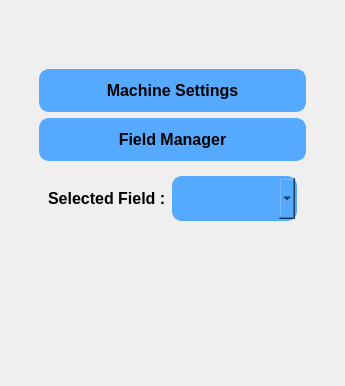
     <widget class="QWidget" name="startPage" native="true">
      <layout class="QVBoxLayout" name="verticalLayout_11">
       <item>
        <spacer name="verticalSpacer">
         <property name="orientation">
          <enum>Qt::Vertical</enum>
         </property>
         <property name="sizeHint" stdset="0">
          <size>
           <width>20</width>
           <height>40</height>
          </size>
         </property>
        </spacer>
       </item>
       <item>
        <widget class="QWidget" name="startButtons" native="true">
         <layout class="QHBoxLayout" name="horizontalLayout_9">
          <item>
           <spacer name="horizontalSpacer_3">
            <property name="orientation">
             <enum>Qt::Horizontal</enum>
            </property>
            <property name="sizeHint" stdset="0">
             <size>
              <width>10</width>
              <height>20</height>
             </size>
            </property>
           </spacer>
          </item>
          <item>
           <widget class="QWidget" name="widget_14" native="true">
            <property name="sizePolicy">
             <sizepolicy hsizetype="Minimum" vsizetype="Preferred">
              <horstretch>0</horstretch>
              <verstretch>0</verstretch>
             </sizepolicy>
            </property>
            <property name="styleSheet">
             <string notr="true">QPushButton {  
    background-color: #4CAF50; /* Green background */  
    color: white; /* Text color */  
    border: 2px solid #4CAF50; /* Border */  
    border-radius: 10px; /* Optional: rounded corners */  
    padding: 5px; /* Optional: padding for text */  
    /* Ensure the button responds to mouse events */  
    pointer-events: auto;   
}  </string>
            </property>
            <layout class="QVBoxLayout" name="verticalLayout_12">
             <item>
              <widget class="QPushButton" name="m_settingBtn">
               <property name="sizePolicy">
                <sizepolicy hsizetype="Minimum" vsizetype="Fixed">
                 <horstretch>0</horstretch>
                 <verstretch>0</verstretch>
                </sizepolicy>
               </property>
               <property name="palette">
                <palette>
                 <active>
                  <colorrole role="WindowText">
                   <brush brushstyle="SolidPattern">
                    <color alpha="255">
                     <red>0</red>
                     <green>0</green>
                     <blue>0</blue>
                    </color>
                   </brush>
                  </colorrole>
                  <colorrole role="Button">
                   <brush brushstyle="SolidPattern">
                    <color alpha="255">
                     <red>85</red>
                     <green>170</green>
                     <blue>255</blue>
                    </color>
                   </brush>
                  </colorrole>
                  <colorrole role="Text">
                   <brush brushstyle="SolidPattern">
                    <color alpha="255">
                     <red>0</red>
                     <green>0</green>
                     <blue>0</blue>
                    </color>
                   </brush>
                  </colorrole>
                  <colorrole role="ButtonText">
                   <brush brushstyle="SolidPattern">
                    <color alpha="255">
                     <red>0</red>
                     <green>0</green>
                     <blue>0</blue>
                    </color>
                   </brush>
                  </colorrole>
                  <colorrole role="Base">
                   <brush brushstyle="SolidPattern">
                    <color alpha="255">
                     <red>85</red>
                     <green>170</green>
                     <blue>255</blue>
                    </color>
                   </brush>
                  </colorrole>
                  <colorrole role="Window">
                   <brush brushstyle="SolidPattern">
                    <color alpha="255">
                     <red>85</red>
                     <green>170</green>
                     <blue>255</blue>
                    </color>
                   </brush>
                  </colorrole>
                 </active>
                 <inactive>
                  <colorrole role="WindowText">
                   <brush brushstyle="SolidPattern">
                    <color alpha="255">
                     <red>0</red>
                     <green>0</green>
                     <blue>0</blue>
                    </color>
                   </brush>
                  </colorrole>
                  <colorrole role="Button">
                   <brush brushstyle="SolidPattern">
                    <color alpha="255">
                     <red>85</red>
                     <green>170</green>
                     <blue>255</blue>
                    </color>
                   </brush>
                  </colorrole>
                  <colorrole role="Text">
                   <brush brushstyle="SolidPattern">
                    <color alpha="255">
                     <red>0</red>
                     <green>0</green>
                     <blue>0</blue>
                    </color>
                   </brush>
                  </colorrole>
                  <colorrole role="ButtonText">
                   <brush brushstyle="SolidPattern">
                    <color alpha="255">
                     <red>0</red>
                     <green>0</green>
                     <blue>0</blue>
                    </color>
                   </brush>
                  </colorrole>
                  <colorrole role="Base">
                   <brush brushstyle="SolidPattern">
                    <color alpha="255">
                     <red>85</red>
                     <green>170</green>
                     <blue>255</blue>
                    </color>
                   </brush>
                  </colorrole>
                  <colorrole role="Window">
                   <brush brushstyle="SolidPattern">
                    <color alpha="255">
                     <red>85</red>
                     <green>170</green>
                     <blue>255</blue>
                    </color>
                   </brush>
                  </colorrole>
                 </inactive>
                 <disabled>
                  <colorrole role="WindowText">
                   <brush brushstyle="SolidPattern">
                    <color alpha="255">
                     <red>0</red>
                     <green>0</green>
                     <blue>0</blue>
                    </color>
                   </brush>
                  </colorrole>
                  <colorrole role="Button">
                   <brush brushstyle="SolidPattern">
                    <color alpha="255">
                     <red>85</red>
                     <green>170</green>
                     <blue>255</blue>
                    </color>
                   </brush>
                  </colorrole>
                  <colorrole role="Text">
                   <brush brushstyle="SolidPattern">
                    <color alpha="255">
                     <red>0</red>
                     <green>0</green>
                     <blue>0</blue>
                    </color>
                   </brush>
                  </colorrole>
                  <colorrole role="ButtonText">
                   <brush brushstyle="SolidPattern">
                    <color alpha="255">
                     <red>0</red>
                     <green>0</green>
                     <blue>0</blue>
                    </color>
                   </brush>
                  </colorrole>
                  <colorrole role="Base">
                   <brush brushstyle="SolidPattern">
                    <color alpha="255">
                     <red>85</red>
                     <green>170</green>
                     <blue>255</blue>
                    </color>
                   </brush>
                  </colorrole>
                  <colorrole role="Window">
                   <brush brushstyle="SolidPattern">
                    <color alpha="255">
                     <red>85</red>
                     <green>170</green>
                     <blue>255</blue>
                    </color>
                   </brush>
                  </colorrole>
                 </disabled>
                </palette>
               </property>
               <property name="font">
                <font>
                 <pointsize>12</pointsize>
                 <weight>75</weight>
                 <bold>true</bold>
                </font>
               </property>
               <property name="cursor">
                <cursorShape>PointingHandCursor</cursorShape>
               </property>
               <property name="styleSheet">
                <string notr="true">QPushButton {  
	color: rgb(85, 170, 255);
	color: rgb(50, 224, 227);
    background-color: #55aaff; /* Green background */  
	color: rgb(78, 202, 255);
    color: black; /* White text */  
    border: 2px solid #55aaff; /* Border */  
    border-radius: 10px; /* Rounded corners */  
    padding: 10px 20px; /* Padding for content */  
}  

QPushButton:hover {  
    background-color: #50a0f0; /* Slightly different green on hover */  
}  

QPushButton:pressed {  
    background-color: #4090e0; /* Darker green when pressed */  
}  </string>
               </property>
               <property name="text">
                <string>Machine Settings</string>
               </property>
              </widget>
             </item>
             <item>
              <widget class="QPushButton" name="f_manaBtn">
               <property name="sizePolicy">
                <sizepolicy hsizetype="Minimum" vsizetype="Fixed">
                 <horstretch>0</horstretch>
                 <verstretch>0</verstretch>
                </sizepolicy>
               </property>
               <property name="maximumSize">
                <size>
                 <width>16777215</width>
                 <height>16777215</height>
                </size>
               </property>
               <property name="palette">
                <palette>
                 <active>
                  <colorrole role="WindowText">
                   <brush brushstyle="SolidPattern">
                    <color alpha="255">
                     <red>0</red>
                     <green>0</green>
                     <blue>0</blue>
                    </color>
                   </brush>
                  </colorrole>
                  <colorrole role="Button">
                   <brush brushstyle="SolidPattern">
                    <color alpha="255">
                     <red>85</red>
                     <green>170</green>
                     <blue>255</blue>
                    </color>
                   </brush>
                  </colorrole>
                  <colorrole role="Text">
                   <brush brushstyle="SolidPattern">
                    <color alpha="255">
                     <red>0</red>
                     <green>0</green>
                     <blue>0</blue>
                    </color>
                   </brush>
                  </colorrole>
                  <colorrole role="ButtonText">
                   <brush brushstyle="SolidPattern">
                    <color alpha="255">
                     <red>0</red>
                     <green>0</green>
                     <blue>0</blue>
                    </color>
                   </brush>
                  </colorrole>
                  <colorrole role="Base">
                   <brush brushstyle="SolidPattern">
                    <color alpha="255">
                     <red>85</red>
                     <green>170</green>
                     <blue>255</blue>
                    </color>
                   </brush>
                  </colorrole>
                  <colorrole role="Window">
                   <brush brushstyle="SolidPattern">
                    <color alpha="255">
                     <red>85</red>
                     <green>170</green>
                     <blue>255</blue>
                    </color>
                   </brush>
                  </colorrole>
                 </active>
                 <inactive>
                  <colorrole role="WindowText">
                   <brush brushstyle="SolidPattern">
                    <color alpha="255">
                     <red>0</red>
                     <green>0</green>
                     <blue>0</blue>
                    </color>
                   </brush>
                  </colorrole>
                  <colorrole role="Button">
                   <brush brushstyle="SolidPattern">
                    <color alpha="255">
                     <red>85</red>
                     <green>170</green>
                     <blue>255</blue>
                    </color>
                   </brush>
                  </colorrole>
                  <colorrole role="Text">
                   <brush brushstyle="SolidPattern">
                    <color alpha="255">
                     <red>0</red>
                     <green>0</green>
                     <blue>0</blue>
                    </color>
                   </brush>
                  </colorrole>
                  <colorrole role="ButtonText">
                   <brush brushstyle="SolidPattern">
                    <color alpha="255">
                     <red>0</red>
                     <green>0</green>
                     <blue>0</blue>
                    </color>
                   </brush>
                  </colorrole>
                  <colorrole role="Base">
                   <brush brushstyle="SolidPattern">
                    <color alpha="255">
                     <red>85</red>
                     <green>170</green>
                     <blue>255</blue>
                    </color>
                   </brush>
                  </colorrole>
                  <colorrole role="Window">
                   <brush brushstyle="SolidPattern">
                    <color alpha="255">
                     <red>85</red>
                     <green>170</green>
                     <blue>255</blue>
                    </color>
                   </brush>
                  </colorrole>
                 </inactive>
                 <disabled>
                  <colorrole role="WindowText">
                   <brush brushstyle="SolidPattern">
                    <color alpha="255">
                     <red>0</red>
                     <green>0</green>
                     <blue>0</blue>
                    </color>
                   </brush>
                  </colorrole>
                  <colorrole role="Button">
                   <brush brushstyle="SolidPattern">
                    <color alpha="255">
                     <red>85</red>
                     <green>170</green>
                     <blue>255</blue>
                    </color>
                   </brush>
                  </colorrole>
                  <colorrole role="Text">
                   <brush brushstyle="SolidPattern">
                    <color alpha="255">
                     <red>0</red>
                     <green>0</green>
                     <blue>0</blue>
                    </color>
                   </brush>
                  </colorrole>
                  <colorrole role="ButtonText">
                   <brush brushstyle="SolidPattern">
                    <color alpha="255">
                     <red>0</red>
                     <green>0</green>
                     <blue>0</blue>
                    </color>
                   </brush>
                  </colorrole>
                  <colorrole role="Base">
                   <brush brushstyle="SolidPattern">
                    <color alpha="255">
                     <red>85</red>
                     <green>170</green>
                     <blue>255</blue>
                    </color>
                   </brush>
                  </colorrole>
                  <colorrole role="Window">
                   <brush brushstyle="SolidPattern">
                    <color alpha="255">
                     <red>85</red>
                     <green>170</green>
                     <blue>255</blue>
                    </color>
                   </brush>
                  </colorrole>
                 </disabled>
                </palette>
               </property>
               <property name="font">
                <font>
                 <pointsize>12</pointsize>
                 <weight>75</weight>
                 <bold>true</bold>
                </font>
               </property>
               <property name="cursor">
                <cursorShape>PointingHandCursor</cursorShape>
               </property>
               <property name="styleSheet">
                <string notr="true">QPushButton {  
	color: rgb(85, 170, 255);
	color: rgb(50, 224, 227);
    background-color: #55aaff; /* Green background */  
	color: rgb(78, 202, 255);
    color: black; /* White text */  
    border: 2px solid #55aaff; /* Border */  
    border-radius: 10px; /* Rounded corners */  
    padding: 10px 20px; /* Padding for content */  
}  

QPushButton:hover {  
    background-color: #50a0f0; /* Slightly different green on hover */  
}  

QPushButton:pressed {  
    background-color: #4090e0; /* Darker green when pressed */  
}  </string>
               </property>
               <property name="text">
                <string>Field Manager</string>
               </property>
              </widget>
             </item>
             <item>
              <widget class="QWidget" name="widget" native="true">
               <property name="sizePolicy">
                <sizepolicy hsizetype="Minimum" vsizetype="Fixed">
                 <horstretch>0</horstretch>
                 <verstretch>0</verstretch>
                </sizepolicy>
               </property>
               <layout class="QHBoxLayout" name="horizontalLayout_19">
                <item>
                 <widget class="QLabel" name="label_10">
                  <property name="font">
                   <font>
                    <pointsize>12</pointsize>
                    <weight>75</weight>
                    <bold>true</bold>
                   </font>
                  </property>
                  <property name="text">
                   <string>Selected Field :</string>
                  </property>
                 </widget>
                </item>
                <item>
                 <widget class="QComboBox" name="combo_field">
                  <property name="font">
                   <font>
                    <pointsize>12</pointsize>
                    <weight>75</weight>
                    <bold>true</bold>
                   </font>
                  </property>
                  <property name="styleSheet">
                   <string notr="true">QComboBox {  
	color: rgb(85, 170, 255);
	color: rgb(50, 224, 227);
    background-color: #55aaff; /* Green background */  
	color: rgb(78, 202, 255);
    color: black; /* White text */  
    border: 2px solid #55aaff; /* Border */  
    border-radius: 10px; /* Rounded corners */  
    padding: 10px 20px; /* Padding for content */  
}  

QComboBox:hover {  
    background-color: #50a0f0; /* Slightly different green on hover */  
}  

QComboBox:pressed {  
    background-color: #4090e0; /* Darker green when pressed */  
}  </string>
                  </property>
                  <property name="currentText">
                   <string/>
                  </property>
                 </widget>
                </item>
               </layout>
              </widget>
             </item>
            </layout>
           </widget>
          </item>
          <item>
           <spacer name="horizontalSpacer_4">
            <property name="orientation">
             <enum>Qt::Horizontal</enum>
            </property>
            <property name="sizeHint" stdset="0">
             <size>
              <width>10</width>
              <height>20</height>
             </size>
            </property>
           </spacer>
          </item>
         </layout>
        </widget>
       </item>
       <item>
        <widget class="QWidget" name="widget_15" native="true">
         <property name="sizePolicy">
          <sizepolicy hsizetype="Minimum" vsizetype="Maximum">
           <horstretch>0</horstretch>
           <verstretch>0</verstretch>
          </sizepolicy>
         </property>
         <layout class="QHBoxLayout" name="horizontalLayout_10">
          <item>
           <widget class="QToolButton" name="startBtn">
            <property name="sizePolicy">
             <sizepolicy hsizetype="Maximum" vsizetype="Maximum">
              <horstretch>0</horstretch>
              <verstretch>0</verstretch>
             </sizepolicy>
            </property>
            <property name="cursor">
             <cursorShape>PointingHandCursor</cursorShape>
            </property>
            <property name="styleSheet">
             <string notr="true">QToolButton {

    border: none; /* Remove the border */  
}</string>
            </property>
            <property name="text">
             <string/>
            </property>
            <property name="icon">
             <iconset resource="res.qrc">
              <normaloff>:/img/start.png</normaloff>:/img/start.png</iconset>
            </property>
            <property name="iconSize">
             <size>
              <width>150</width>
              <height>60</height>
             </size>
            </property>
           </widget>
          </item>
         </layout>
        </widget>
       </item>
       <item>
        <spacer name="verticalSpacer_2">
         <property name="orientation">
          <enum>Qt::Vertical</enum>
         </property>
         <property name="sizeHint" stdset="0">
          <size>
           <width>20</width>
           <height>40</height>
          </size>
         </property>
        </spacer>
       </item>
      </layout>
     </widget>
